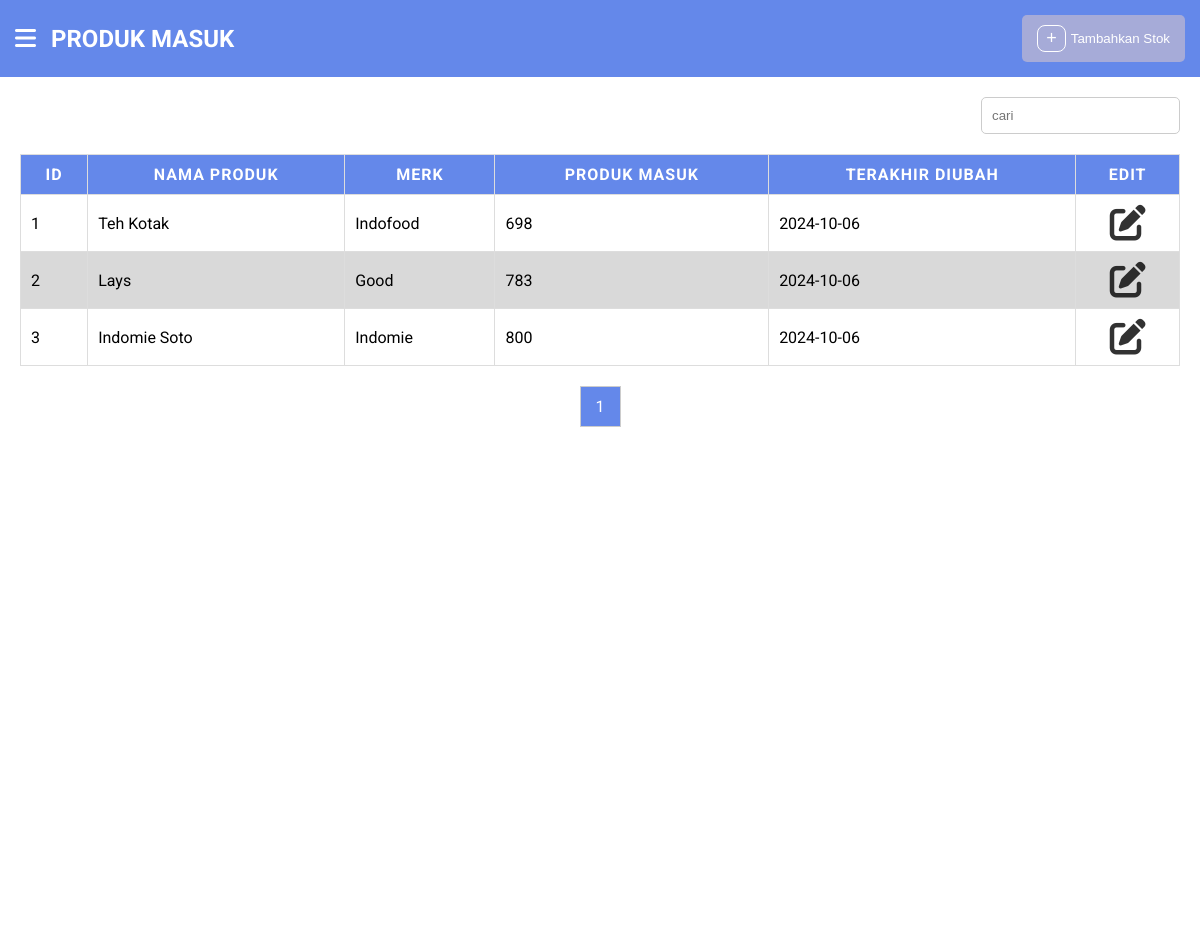
The app's page /produk_masuk.php (signed in), older data.
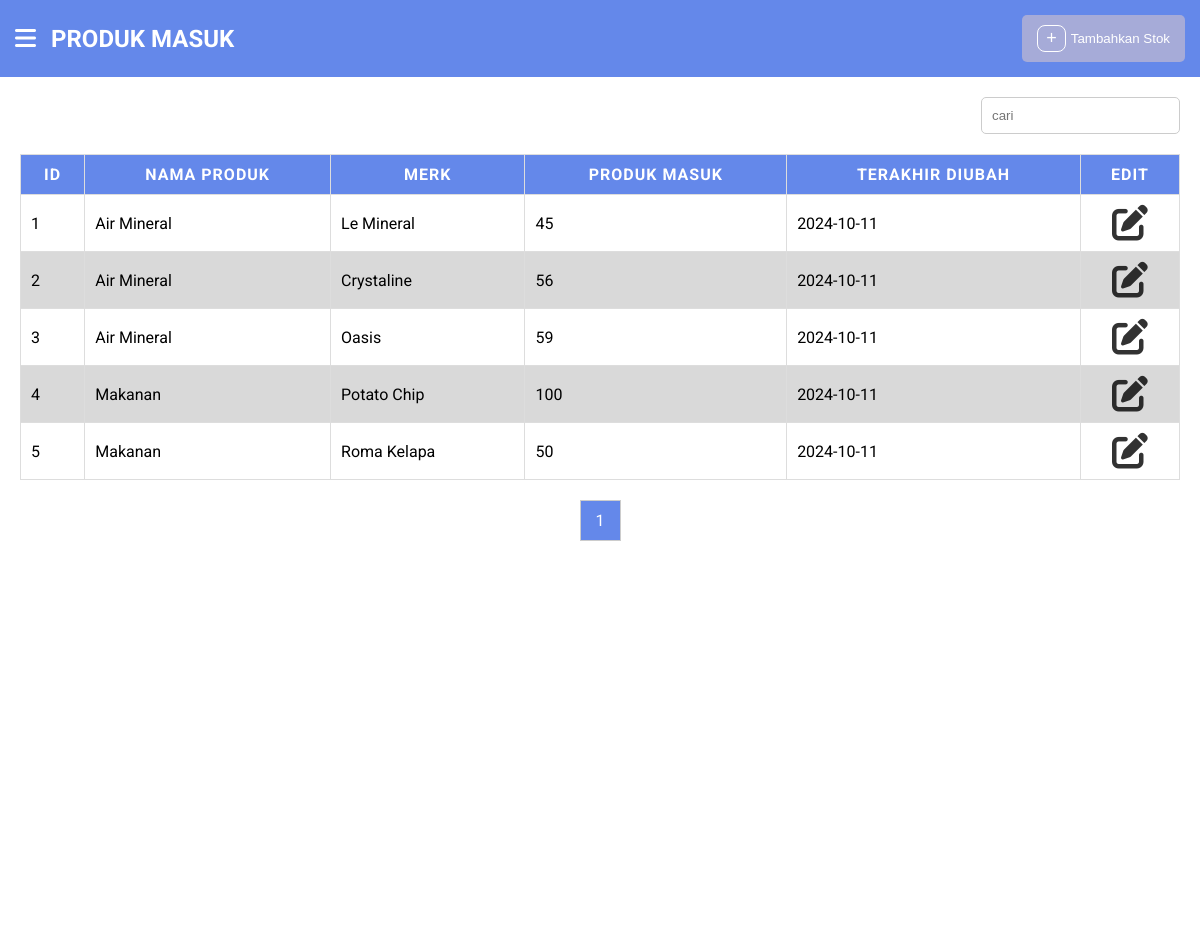
The same page, newer data.
### tables this page shows
CREATE TABLE `produk` (
  `id` int(11) NOT NULL AUTO_INCREMENT,
  `nama_produk` varchar(255) NOT NULL,
  `merk` varchar(255) NOT NULL,
  `produk_masuk` int(11) DEFAULT 0,
  `produk_keluar` int(11) DEFAULT 0,
  `jumlah` int(11) DEFAULT 0,
  `tanggal` date NOT NULL,
  PRIMARY KEY (`id`)
);

### produk_masuk.php (the view, shortened to what this page needs)
<?php
include 'db.php';
$search = isset($_GET['search']) ? mysqli_real_escape_string($conn, $_GET['search']) : '';
$limit = 5;
$page = isset($_GET['page']) ? (int)$_GET['page'] : 1;
$offset = ($page - 1) * $limit;
$totalResult = mysqli_query($conn, "SELECT COUNT(*) as total FROM produk WHERE nama_produk LIKE '%$search%'");
$totalData = mysqli_fetch_assoc($totalResult)['total'];
$sql = "SELECT id, nama_produk, merk, produk_masuk, jumlah, tanggal
        FROM produk
        WHERE nama_produk LIKE '%$search%'
        LIMIT $limit OFFSET $offset";
$result = mysqli_query($conn, $sql);
?>
<!DOCTYPE html>
<html lang="en">
<head>
  <link rel="stylesheet" href="css/produkmasuk.css">
  <link rel="stylesheet" href="https://cdnjs.cloudflare.com/ajax/libs/font-awesome/6.0.0-beta3/css/all.min.css">
</head>
<body>
  <div class="dashboard-header">
    <div class="hamburger">
      <i class="fas fa-bars" id="hamburger-icon"></i>
    </div>
    <h2>PRODUK MASUK</h2>
    <a href="addstock.php" class="addstock-container">
      <button class="add-stock add-stock-button" onclick="showPopup()">
        <span class="plus-icon">+</span>
        Tambahkan Stok
      </button>
    </a>
  </div>
  <form method="GET" action="" class="search-bar" autocomplete="off">
    <input type="text" name="search" placeholder="cari" class="search-input"
      value="<?php echo htmlspecialchars($search); ?>">
  </form>
  <div class="content-wrapper">
    <table>
      <thead>
        <tr>
          <th>ID</th>
          <th>Nama Produk</th>
          <th>Merk</th>
          <th>Produk Masuk</th>
          <th>Terakhir Diubah</th>
          <th>Edit</th>
        </tr>
      </thead>
      <tbody>
        <?php
        if (mysqli_num_rows($result) > 0) {
          $i = 1;
            while ($row = mysqli_fetch_assoc($result)) {
                echo "<tr>";
                echo "<td>" . htmlspecialchars($i) . "</td>";
                echo "<td>" . htmlspecialchars($row["nama_produk"]) . "</td>";
                echo "<td>" . htmlspecialchars($row["merk"]) . "</td>";
                echo "<td>" . htmlspecialchars($row["produk_masuk"]) . "</td>";
                echo "<td>" . htmlspecialchars($row["tanggal"]) . "</td>";
                echo "<td>
                <a href='javascript:void(0);' class='edit-icon'
                   onclick='openPopup(" . htmlspecialchars($row['id']) . ", \"" . htmlspecialchars($row['nama_produk']) . "\", \"" . htmlspecialchars($row['merk']) . "\", " . htmlspecialchars($row['produk_masuk']) . ")'>
                    <i class='fas fa-edit' style='color:black; font-size: 1.5em;'></i>
                </a>
            </td>";
                $i++;
                echo "</tr>";
            }
        } else {
            echo "<tr><td colspan='6'>Tidak ada data yang ditemukan untuk '<strong>" . htmlspecialchars($search) . "</strong>'</td></tr>";
        }
        ?>
      </tbody>
    </table>
    <div class="pagination">
      <?php
      $totalPages = ceil($totalData / $limit);
      for ($i = 1; $i <= $totalPages; $i++) {
        if ($i == $page) {
          echo '<a class="active">' . $i . '</a>';
        } else {
          echo '<a href="?search=' . $search . '&page=' . $i . '">' . $i . '</a>';
        }
      }
      ?>
    </div>
  </div>
</body>
</html>

Row changes from the older to the newer data that the page shows:
removed produk: nama_produk "Teh Kotak", merk "Indofood", produk_masuk "698", tanggal "2024-10-06"
removed produk: nama_produk "Lays", merk "Good", produk_masuk "783", tanggal "2024-10-06"
removed produk: nama_produk "Indomie Soto", merk "Indomie", produk_masuk "800", tanggal "2024-10-06"
added produk: nama_produk "Air Mineral", merk "Le Mineral", produk_masuk "45", tanggal "2024-10-11"
added produk: nama_produk "Air Mineral", merk "Crystaline", produk_masuk "56", tanggal "2024-10-11"
added produk: nama_produk "Air Mineral", merk "Oasis", produk_masuk "59", tanggal "2024-10-11"
added produk: nama_produk "Makanan", merk "Potato Chip", produk_masuk "100", tanggal "2024-10-11"
added produk: nama_produk "Makanan", merk "Roma Kelapa", produk_masuk "50", tanggal "2024-10-11"
